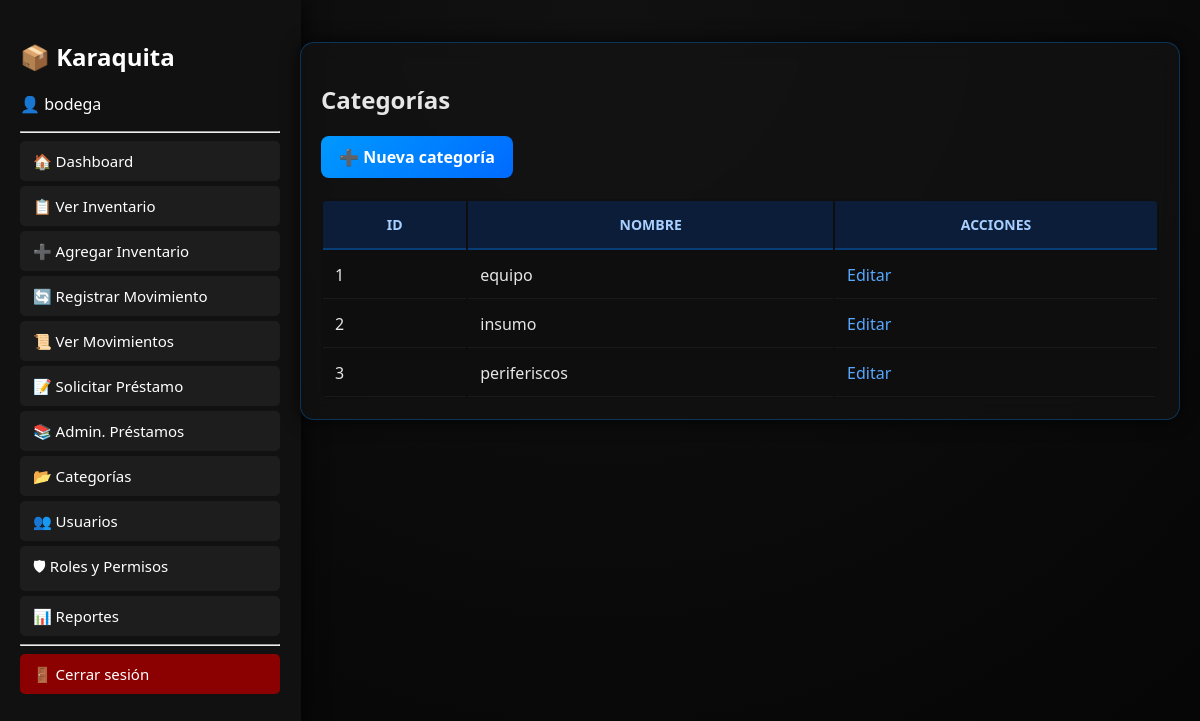
Page /layout.php?page=categorias_listar (signed in) on the committed database.
### tables this page shows
CREATE TABLE `categorias` (
  `id` int(11) NOT NULL,
  `nombre` varchar(100) NOT NULL
);

### permisos.php (called while the page is built, shortened)
<?php
require_once "db.php";
function tiene_permiso($accion) {
    global $pdo;
    $rol = (int) $_SESSION['role_id'];
    $stmt = $pdo->prepare("SELECT permitido FROM permisos WHERE rol_id = :rol AND accion = :accion LIMIT 1");
    $stmt->execute(['rol' => $rol, 'accion' => $accion]);
    $row = $stmt->fetch(PDO::FETCH_ASSOC);
    return $row ? (int)$row['permitido'] : 0;
}

### categorias_listar.php (the view, shortened to what this page needs)
<?php
require_once "db.php";
require_once "permisos.php";
$cats = $pdo->query("SELECT * FROM categorias ORDER BY nombre")->fetchAll(PDO::FETCH_ASSOC);
?>
<div class="card">
    <h2>Categorías</h2>
    <?php if (tiene_permiso('categorias_crud')): ?>
        <p><a class="btn" href="layout.php?page=categorias_agregar">➕ Nueva categoría</a></p>
    <?php endif; ?>
    <table class="neon-table">
    <tr>
        <th>ID</th>
        <th>Nombre</th>
        <th>Acciones</th>
    </tr>
    <?php foreach ($cats as $c): ?>
    <tr>
        <td><?= $c['id'] ?></td>
        <td><?= htmlspecialchars($c['nombre']) ?></td>
        <td>
            <?php if (tiene_permiso('categorias_update')): ?>
                <a class="neon-button" href="layout.php?page=categorias_editar&id=<?= $c['id'] ?>">Editar</a>
            <?php endif; ?>
        </td>
    </tr>
    <?php endforeach; ?>
    </table>
</div>

### styles.css (style rules this page uses)
body { margin: 0; padding: 0; font-family: "Segoe UI", sans-serif; background: radial-gradient(circle at top, #111, #050505); color: #e6e6e6; min-height: 100vh; display: flex; flex-direction: column; }
.card { background: rgba(20,20,20,0.6); padding: 20px; border-radius: 14px; border: 1px solid rgba(0,140,255,0.3); box-shadow: 0 0 18px #000c; backdrop-filter: blur(10px); transition: 0.25s ease; }
table { width: 100%; background: rgba(15,15,15,0.7); border-radius: 10px; overflow: hidden; backdrop-filter: blur(6px); }
th { padding: 14px; background: rgba(0, 100, 255, 0.18); text-transform: uppercase; color: #a7cfff; font-size: 14px; border-bottom: 2px solid rgba(0,140,255,0.3); }
td { padding: 12px; border-bottom: 1px solid rgba(255,255,255,0.05); }
button, .btn { background: linear-gradient(135deg, #0099ff, #006aff); border: none; padding: 10px 18px; font-weight: bold; color: #fff; border-radius: 8px; cursor: pointer; transition: .25s ease; overflow: hidden; position: relative; text-decoration: none; display: inline-block; }
a { color: #58a8ff; text-decoration: none; transition: .25s ease; }

### rows in the picture
categorias: id "1", nombre "equipo"
categorias: id "2", nombre "insumo"
categorias: id "3", nombre "periferiscos"

### other values in the picture
$usuario "bodega"
